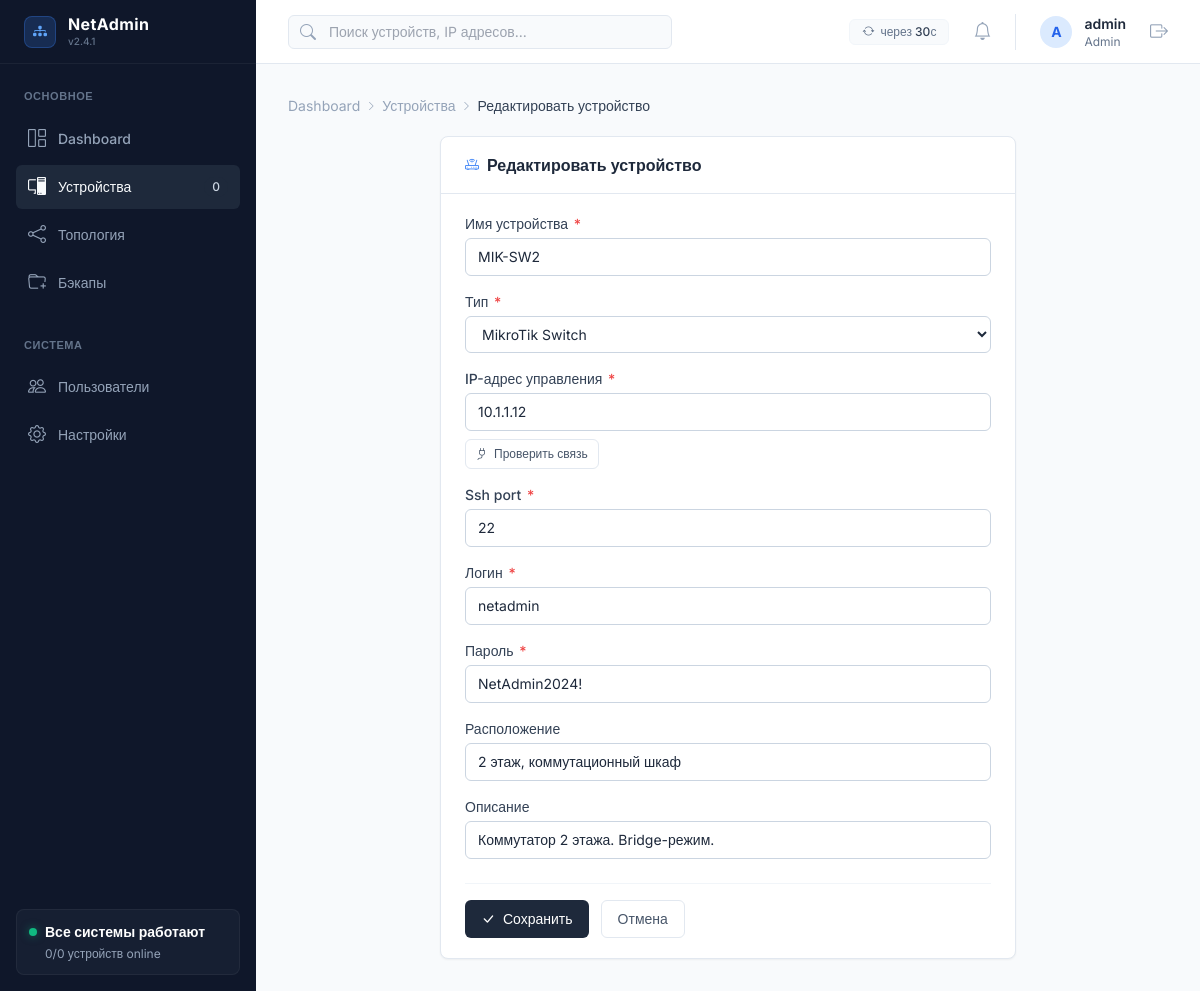
The app's page /devices/4/edit/ (signed in) with its own data.
### apps/devices/models.py (models this page shows, shortened)
class Device(models.Model):
    name = models.CharField(max_length=100, verbose_name='Имя устройства')
    device_type = models.CharField(max_length=20, choices=DeviceType.choices, verbose_name='Тип')
    ip_address = models.GenericIPAddressField(unique=True, verbose_name='IP-адрес управления')
    ssh_port = models.PositiveIntegerField(default=22)
    username = models.CharField(max_length=50, verbose_name='Логин')
    password = models.CharField(max_length=128, verbose_name='Пароль')
    location = models.CharField(max_length=100, blank=True, verbose_name='Расположение')
    description = models.TextField(blank=True, verbose_name='Описание')
    status = models.CharField(max_length=10, choices=DeviceStatus.choices,
                               default=DeviceStatus.UNKNOWN, verbose_name='Статус')
    last_seen = models.DateTimeField(null=True, blank=True, verbose_name='Последний ответ')
    uptime = models.CharField(max_length=100, blank=True, verbose_name='Uptime')
    os_version = models.CharField(max_length=200, blank=True, verbose_name='Версия ОС')
    serial_number = models.CharField(max_length=100, blank=True)
    model = models.CharField(max_length=100, blank=True, verbose_name='Модель')
    serviced_at = models.DateField(null=True, blank=True, verbose_name='Дата обслуживания')
    created_at = models.DateTimeField(auto_now_add=True)
    updated_at = models.DateTimeField(auto_now=True)
    class Meta:
        ordering = ['name']
        verbose_name = 'Устройство'
        verbose_name_plural = 'Устройства'

### apps/devices/views.py (the view)
# urls.py: path('<int:pk>/edit/', views.DeviceUpdateView.as_view(), name='device-edit'),
class DeviceUpdateView(OperatorRequiredMixin, LoginRequiredMixin, UpdateView):
    model = Device
    template_name = 'devices/device_form.html'
    fields = ['name', 'device_type', 'ip_address', 'ssh_port',
              'username', 'password', 'location', 'description']
    success_url = reverse_lazy('device-list')
    def get_context_data(self, **kwargs):
        ctx = super().get_context_data(**kwargs)
        ctx['title'] = 'Редактировать устройство'
        return ctx

### apps/accounts/context_processors.py (called while the page is built)
def user_role(request):
    if not request.user.is_authenticated:
        return {'user_role': '', 'is_operator': False}
    u = request.user
    if u.is_superuser or u.groups.filter(name='admin').exists():
        role = 'admin'
    elif u.groups.filter(name='operator').exists():
        role = 'operator'
    else:
        role = 'viewer'
    return {
        'user_role': role,
        'is_operator': role in ('operator', 'admin'),
    }

### apps/accounts/mixins.py (called while the page is built)
    def test_func(self):
        u = self.request.user
        return u.is_superuser or u.groups.filter(name__in=['operator', 'admin']).exists()

### apps/monitoring/context_processors.py (called while the page is built)
def alert_count(request):
    if request.user.is_authenticated:
        count = Alert.objects.filter(is_resolved=False).count()
        return {'active_alerts_count': count}
    return {'active_alerts_count': 0}

### templates/devices/device_form.html (shortened to what this page needs)
{% extends 'base.html' %}
{% block breadcrumbs %}
<nav class="flex items-center text-sm text-slate-400 mb-5 gap-1.5">
    <a href="{% url 'dashboard' %}" class="hover:text-slate-600 transition-colors">Dashboard</a>
    <i class="bi bi-chevron-right text-[10px]"></i>
    <a href="{% url 'device-list' %}" class="hover:text-slate-600 transition-colors">Устройства</a>
    <i class="bi bi-chevron-right text-[10px]"></i>
    <span class="text-slate-700 font-medium">{{ title }}</span>
</nav>
{% endblock %}
{% block content %}
<div class="max-w-xl mx-auto">
    <div class="bg-white rounded-lg border border-slate-200 shadow-sm">
        <div class="px-6 py-4 border-b border-slate-200 flex items-center gap-2">
            <i class="bi bi-router text-blue-500 text-sm"></i>
            <h2 class="text-base font-semibold text-slate-800">{{ title }}</h2>
        </div>
        <div class="px-6 py-5">
            <form method="post" id="device-form">
                {% for field in form %}
                <div class="mb-4">
                    <label class="block text-sm font-medium text-slate-700 mb-1" for="{{ field.id_for_label }}">
                        {{ field.label }}
                        {% if field.field.required %}<span class="text-red-500 ml-0.5">*</span>{% endif %}
                    </label>
                    {% if field.field.widget.input_type == 'select' %}
                        <select name="{{ field.html_name }}" id="{{ field.id_for_label }}"
                                class="w-full text-sm border rounded-md px-3 py-2 focus:outline-none focus:ring-2 focus:ring-blue-100 focus:border-blue-400 transition-all
                                       {% if field.errors %}border-red-400 bg-red-50{% else %}border-slate-300 bg-white{% endif %}">
                            {% for val, label in field.field.choices %}
                            <option value="{{ val }}" {% if field.value == val %}selected{% endif %}>{{ label }}</option>
                            {% endfor %}
                        </select>
                    {% else %}
                        <input type="{{ field.field.widget.input_type }}"
                               name="{{ field.html_name }}"
                               id="{{ field.id_for_label }}"
                               value="{{ field.value|default:'' }}"
                               class="w-full text-sm border rounded-md px-3 py-2 focus:outline-none focus:ring-2 focus:ring-blue-100 focus:border-blue-400 transition-all
                                      {% if field.errors %}border-red-400 bg-red-50{% else %}border-slate-300 bg-white{% endif %}"
                               {% if field.field.required %}required{% endif %}>
                    {% endif %}
                    {% if field.html_name == 'ip_address' %}
                    <div class="mt-2 flex items-center gap-2">
                        <button type="button" id="btn-test-conn"
                                class="inline-flex items-center gap-1.5 px-2.5 py-1.5 text-xs font-medium rounded-md border border-slate-200 bg-white text-slate-600 hover:bg-slate-50 transition-colors">
                            <i class="bi bi-plug" id="test-icon"></i> Проверить связь
                        </button>
                    </div>
                    {% endif %}
                </div>
                {% endfor %}
                <div class="flex gap-3 mt-6 pt-4 border-t border-slate-100">
                    <button type="submit"
                            class="inline-flex items-center gap-2 px-4 py-2 rounded-md bg-slate-800 text-white text-sm font-medium hover:bg-slate-700 transition-colors">
                        <i class="bi bi-check-lg"></i> Сохранить
                    </button>
                    <a href="{% url 'device-list' %}"
                       class="inline-flex items-center gap-2 px-4 py-2 rounded-md border border-slate-200 bg-white text-slate-600 text-sm font-medium hover:bg-slate-50 transition-colors">
                        Отмена
                    </a>
                </div>
            </form>
        </div>
    </div>
</div>
{% endblock %}

### templates/base.html (shortened to what this page needs)
{% load static %}
<!DOCTYPE html>
<html lang="ru">
<head>
    <script src="https://cdn.tailwindcss.com"></script>
    <link href="https://cdn.jsdelivr.net/npm/bootstrap-icons@1.10.0/font/bootstrap-icons.css" rel="stylesheet">
</head>
<body class="flex min-h-screen bg-slate-50 text-slate-800 antialiased selection:bg-blue-200">
    <aside class="w-64 bg-slate-900 text-slate-400 flex flex-col fixed inset-y-0 z-50">
        <div class="h-16 flex items-center px-6 border-b border-white/5">
            <div class="w-8 h-8 rounded-lg bg-blue-500/20 flex items-center justify-center mr-3 text-blue-400 border border-blue-500/30">
                <i class="bi bi-diagram-3-fill text-sm"></i>
            </div>
            <div>
                <div class="text-white font-bold tracking-wide leading-tight">NetAdmin</div>
                <div class="text-[10px] text-slate-500 font-medium">v2.4.1</div>
            </div>
        </div>
        <nav class="flex-1 px-4 py-6 overflow-y-auto">
            <div class="text-[11px] font-bold text-slate-500 tracking-wider mb-3 px-2">ОСНОВНОЕ</div>
            <ul class="space-y-1 mb-8">
                <li>
                    <a href="{% url 'dashboard' %}" class="sidebar-link flex items-center px-3 py-2 rounded-md text-sm font-medium {% if request.resolver_match.url_name == 'dashboard' %}active{% endif %}">
                        <i class="bi bi-grid-1x2 mr-3 text-lg"></i>
                        Dashboard
                    </a>
                </li>
                <li>
                    <a href="{% url 'device-list' %}" class="sidebar-link flex items-center px-3 py-2 rounded-md text-sm font-medium justify-between {% if 'device' in request.resolver_match.url_name %}active{% endif %}">
                        <div class="flex items-center">
                            <i class="bi bi-pc-display mr-3 text-lg"></i>
                            Устройства
                        </div>
                        <span class="bg-slate-800 text-slate-300 text-xs py-0.5 px-2 rounded-full">{{ total_devices|default:"0" }}</span>
                    </a>
                </li>
                <li>
                    <a href="{% url 'topology' %}" class="sidebar-link flex items-center px-3 py-2 rounded-md text-sm font-medium {% if request.resolver_match.url_name == 'topology' %}active{% endif %}">
                        <i class="bi bi-share mr-3 text-lg"></i>
                        Топология
                    </a>
                </li>
                <li>
                    <a href="{% url 'backup-list' %}" class="sidebar-link flex items-center px-3 py-2 rounded-md text-sm font-medium {% if 'backup' in request.resolver_match.url_name %}active{% endif %}">
                        <i class="bi bi-folder-plus mr-3 text-lg"></i>
                        Бэкапы
                    </a>
                </li>
            </ul>
            <div class="text-[11px] font-bold text-slate-500 tracking-wider mb-3 px-2">СИСТЕМА</div>
            <ul class="space-y-1">
                {% if is_operator %}
                <li>
                    <a href="{% url 'user-list' %}" class="sidebar-link flex items-center px-3 py-2 rounded-md text-sm font-medium ">
                        <i class="bi bi-people mr-3 text-lg"></i>
                        Пользователи
                    </a>
                </li>
                {% endif %}
                {% if user_role == 'admin' %}
                <li>
                    <a href="{% url 'settings' %}" class="sidebar-link flex items-center px-3 py-2 rounded-md text-sm font-medium {% if request.resolver_match.url_name == 'settings' %}active{% endif %}">
                        <i class="bi bi-gear mr-3 text-lg"></i>
                        Настройки
                    </a>
                </li>
                {% endif %}
            </ul>
        </nav>
        <div class="p-4 mt-auto">
            <div class="bg-slate-800/50 rounded-lg p-3 border border-white/5">
                <div class="flex items-center text-sm font-semibold text-white mb-1">
                    <div class="w-2 h-2 rounded-full bg-emerald-500 mr-2 shadow-[0_0_8px_rgba(16,185,129,0.5)]"></div>
                    Все системы работают
                </div>
                <div class="text-xs text-slate-400 pl-4" id="status-widget-devices">
                    {{ online_count|default:"0" }}/{{ total_devices|default:"0" }} устройств online
                </div>
            </div>
        </div>
    </aside>
    <main class="flex-1 ml-64 flex flex-col min-h-screen">
        <header class="h-16 bg-white border-b border-slate-200 flex items-center justify-between px-8 sticky top-0 z-40 bg-white/90 backdrop-blur-sm">
            <div class="relative w-96">
                <i class="bi bi-search absolute left-3 top-1/2 -translate-y-1/2 text-slate-400"></i>
                <input type="text" placeholder="Поиск устройств, IP адресов..."
                       class="w-full bg-slate-50 border border-slate-200 text-sm rounded-md py-1.5 pl-10 pr-4 focus:outline-none focus:ring-2 focus:ring-blue-100 focus:border-blue-300 transition-shadow">
            </div>
            <div class="flex items-center space-x-6">
                <div class="flex items-center text-xs text-slate-500 px-3 py-1 bg-slate-50 rounded-md border border-slate-100" title="Авто-обновление статусов">
                    <i class="bi bi-arrow-repeat mr-1.5" id="refresh-icon"></i>
                    <span class="font-medium">через <span id="refresh-timer" class="text-slate-700">30</span>с</span>
                </div>
                <a href="{% url 'dashboard' %}#alerts" class="relative text-slate-400 hover:text-slate-600 transition-colors">
                    <i class="bi bi-bell text-lg"></i>
                </a>
                {% if user.is_authenticated %}
                <div class="flex items-center border-l border-slate-200 pl-6 cursor-pointer group">
                    <div class="w-8 h-8 rounded-full bg-blue-100 text-blue-600 flex items-center justify-center font-bold text-sm mr-3">
                        {{ user.username|make_list|first|upper }}
                    </div>
                    <div class="text-sm">
                        <div class="font-semibold text-slate-800">{{ user.username }}</div>
                        {% if user_role %}
                        <div class="text-xs text-slate-500">{{ user_role|title }}</div>
                        {% endif %}
                    </div>
                </div>
                <a href="{% url 'logout' %}" class="ml-4 text-slate-400 hover:text-slate-600" title="Выйти">
                    <i class="bi bi-box-arrow-right text-lg"></i>
                </a>
                {% endif %}
            </div>
        </header>
        <div class="p-8 max-w-7xl mx-auto w-full">
            {% block breadcrumbs %}{% endblock %}
            {% block content %}{% endblock %}
        </div>
    </main>
</body>
</html>

### templates/base.html (style rules this page uses)
body { font-family: 'Inter', sans-serif; background-color: #f8fafc; color: #0f172a; }
.sidebar-link { transition: all 0.2s ease; }
.sidebar-link.active { background-color: #1e293b; color: #f8fafc; }

### records on screen
Device: name "MIK-SW2" "10.1.1.12" "netadmin" "NetAdmin2024!" "2 этаж, коммутационный шкаф" "Коммутатор 2 этажа. Bridge-режим.", device_type "MikroTik Switch"

### other values on screen
{{ total_devices|default:"0" }} "0"
{{ online_count|default:"0" }} "0"
{{ user.username|make_list|first|upper }} "A"
{{ user.username }} "admin"
{{ user_role|title }} "Admin"
{{ title }} "Редактировать устройство"
{{ field.label }} "Имя устройства" "Тип" "IP-адрес управления" "Ssh port" "Логин" "Пароль" "Расположение" "Описание"
